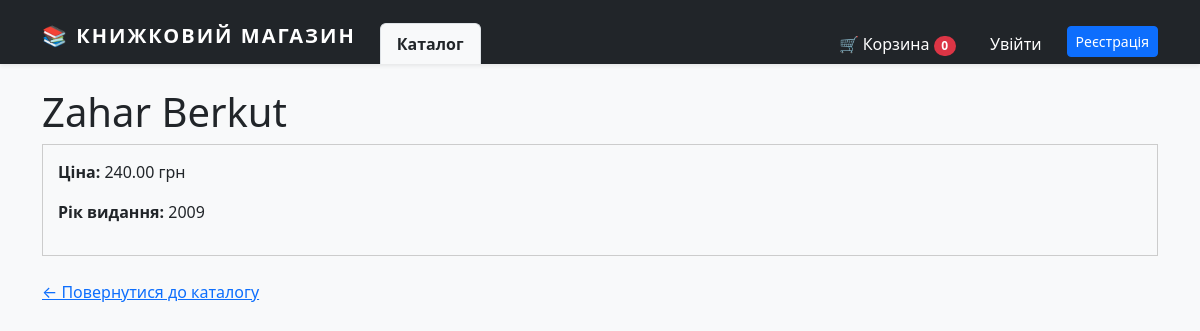
Page /books/3 on the committed database.
### shop/models.py (models this page shows, shortened)
class Book(models.Model):
    title = models.CharField(max_length=200)
    author = models.ManyToManyField(Author)
    category = models.ManyToManyField(Category)
    price = models.DecimalField(max_digits=6, decimal_places=2)
    added_at = models.DateTimeField(auto_now_add=True)
    publisher_year = models.IntegerField()
    amount = models.DecimalField(max_digits=6, decimal_places=2)
    available = models.BooleanField(default=True)
    publisher = models.ForeignKey(Publisher, on_delete=models.CASCADE)
    calculated_average = models.DecimalField(max_digits=3, decimal_places=2, default=0.00)

### shop/views.py (the view)
# urls.py: path('books/<int:pk>', BookDetailView.as_view(), name='book_detail'),
class BookDetailView(DetailView):
    model = Book
    template_name = 'shop/book_detail.html'
    context_object_name = 'book'

### templates/shop/book_detail.html (shortened to what this page needs)
{% extends 'shop/base.html' %}
{% block content %}
    <h1>{{ book.title }}</h1>
    <div style="border: 1px solid #ccc; padding: 15px;">
        <p><strong>Ціна:</strong> {{ book.price }} грн</p>
        <p><strong>Рік видання:</strong> {{ book.publisher_year }}</p>
    </div>
    <br>
    <a href="{% url 'shop:book_list' %}">&larr; Повернутися до каталогу</a>
{% endblock %}

### rows in the picture
Book: title "Zahar Berkut", price "240.00", publisher_year "2009"
